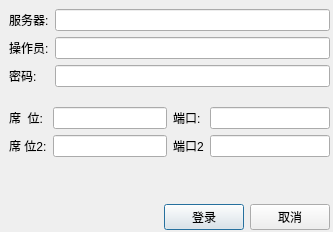
<?xml version="1.0" encoding="UTF-8"?>
<ui version="4.0">
 <class>LoginDialog</class>
 <widget class="QDialog" name="LoginDialog">
  <property name="geometry">
   <rect>
    <x>0</x>
    <y>0</y>
    <width>333</width>
    <height>232</height>
   </rect>
  </property>
  <property name="windowTitle">
   <string>登录</string>
  </property>
  <widget class="QWidget" name="verticalLayoutWidget">
   <property name="geometry">
    <rect>
     <x>9</x>
     <y>9</y>
     <width>321</width>
     <height>221</height>
    </rect>
   </property>
   <layout class="QVBoxLayout" name="verticalLayout">
    <property name="bottomMargin">
     <number>0</number>
    </property>
    <item>
     <layout class="QFormLayout" name="formLayout">
      <property name="horizontalSpacing">
       <number>6</number>
      </property>
      <property name="verticalSpacing">
       <number>6</number>
      </property>
      <item row="0" column="0">
       <widget class="QLabel" name="Label">
        <property name="text">
         <string>服务器:</string>
        </property>
       </widget>
      </item>
      <item row="0" column="1">
       <widget class="QLineEdit" name="ServerLineEdit"/>
      </item>
      <item row="1" column="0">
       <widget class="QLabel" name="Label_4">
        <property name="text">
         <string>操作员:</string>
        </property>
       </widget>
      </item>
      <item row="1" column="1">
       <widget class="QLineEdit" name="OperatorLineEdit"/>
      </item>
      <item row="2" column="0">
       <widget class="QLabel" name="Label_5">
        <property name="text">
         <string>密码:</string>
        </property>
       </widget>
      </item>
      <item row="2" column="1">
       <widget class="QLineEdit" name="PasswordLineEdit">
        <property name="inputMask">
         <string/>
        </property>
        <property name="echoMode">
         <enum>QLineEdit::Password</enum>
        </property>
       </widget>
      </item>
     </layout>
    </item>
    <item>
     <layout class="QHBoxLayout" name="horizontalLayout">
      <item>
       <layout class="QFormLayout" name="formLayout_8">
        <item row="0" column="0">
         <widget class="QLabel" name="Label_2">
          <property name="text">
           <string>席  位:</string>
          </property>
         </widget>
        </item>
        <item row="0" column="1">
         <widget class="QLineEdit" name="BrokerLineEdit"/>
        </item>
        <item row="1" column="0">
         <widget class="QLabel" name="Label_7">
          <property name="text">
           <string>席 位2:</string>
          </property>
         </widget>
        </item>
        <item row="1" column="1">
         <widget class="QLineEdit" name="Broker2LineEdit"/>
        </item>
       </layout>
      </item>
      <item>
       <layout class="QFormLayout" name="formLayout_6">
        <item row="0" column="0">
         <widget class="QLabel" name="Label_3">
          <property name="text">
           <string>端口:</string>
          </property>
         </widget>
        </item>
        <item row="0" column="1">
         <widget class="QLineEdit" name="PortLineEdit"/>
        </item>
        <item row="1" column="0">
         <widget class="QLabel" name="Label_6">
          <property name="text">
           <string>端口2</string>
          </property>
         </widget>
        </item>
        <item row="1" column="1">
         <widget class="QLineEdit" name="Port2LineEdit"/>
        </item>
       </layout>
      </item>
     </layout>
    </item>
    <item>
     <layout class="QHBoxLayout" name="horizontalLayout_2">
      <item>
       <spacer name="horizontalSpacer">
        <property name="orientation">
         <enum>Qt::Horizontal</enum>
        </property>
        <property name="sizeHint" stdset="0">
         <size>
          <width>40</width>
          <height>10</height>
         </size>
        </property>
       </spacer>
      </item>
      <item>
       <widget class="QPushButton" name="loginButton">
        <property name="text">
         <string>登录</string>
        </property>
       </widget>
      </item>
      <item>
       <widget class="QPushButton" name="cancelButton">
        <property name="text">
         <string>取消</string>
        </property>
       </widget>
      </item>
     </layout>
    </item>
   </layout>
  </widget>
 </widget>
 <resources/>
 <connections/>
</ui>
